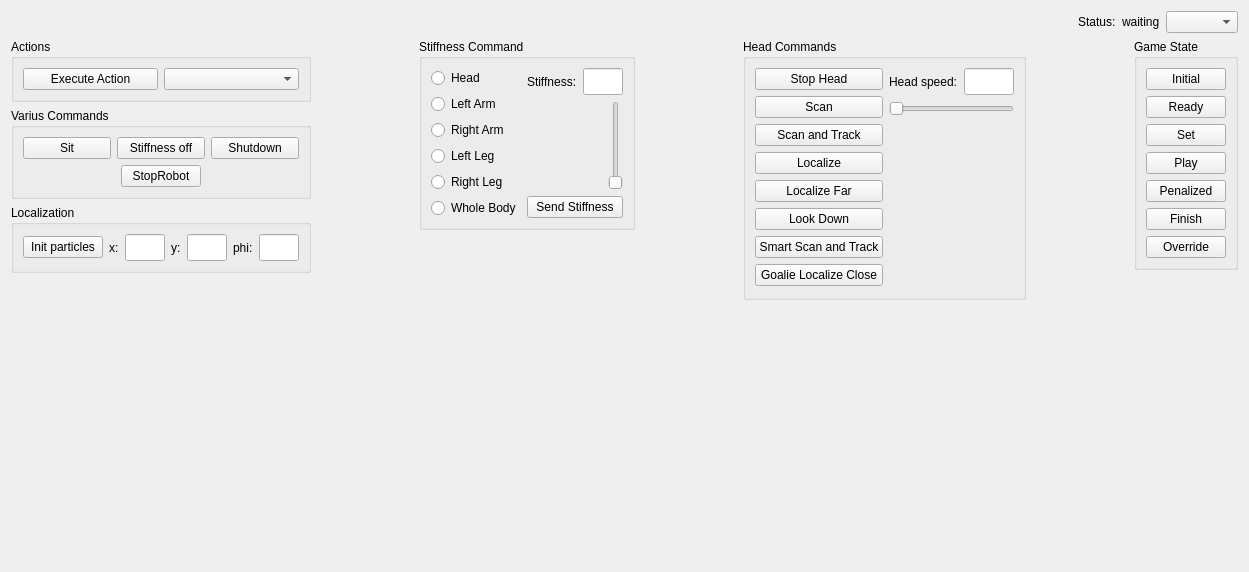
<?xml version="1.0" encoding="UTF-8"?>
<ui version="4.0">
 <class>CommandsController</class>
 <widget class="QWidget" name="CommandsController">
  <property name="geometry">
   <rect>
    <x>0</x>
    <y>0</y>
    <width>1249</width>
    <height>572</height>
   </rect>
  </property>
  <property name="windowTitle">
   <string>Form</string>
  </property>
  <layout class="QGridLayout" name="gridLayout_7">
   <item row="0" column="0">
    <layout class="QVBoxLayout" name="verticalLayout_13">
     <item>
      <layout class="QHBoxLayout" name="horizontalLayout_10">
       <item>
        <spacer name="horizontalSpacer">
         <property name="orientation">
          <enum>Qt::Horizontal</enum>
         </property>
         <property name="sizeHint" stdset="0">
          <size>
           <width>268</width>
           <height>20</height>
          </size>
         </property>
        </spacer>
       </item>
       <item>
        <widget class="QLabel" name="label_4">
         <property name="text">
          <string>Status:</string>
         </property>
        </widget>
       </item>
       <item>
        <widget class="QLabel" name="statusText">
         <property name="text">
          <string>waiting</string>
         </property>
        </widget>
       </item>
       <item>
        <widget class="QComboBox" name="commandComboBox"/>
       </item>
      </layout>
     </item>
     <item>
      <layout class="QHBoxLayout" name="horizontalLayout_7">
       <item>
        <layout class="QVBoxLayout" name="verticalLayout_3">
         <item>
          <widget class="QGroupBox" name="actionGroup">
           <property name="title">
            <string>Actions</string>
           </property>
           <layout class="QGridLayout" name="gridLayout_5">
            <item row="0" column="0">
             <layout class="QHBoxLayout" name="horizontalLayout_4">
              <item>
               <widget class="QPushButton" name="actionPb">
                <property name="text">
                 <string>Execute Action</string>
                </property>
               </widget>
              </item>
              <item>
               <widget class="QComboBox" name="actionCb"/>
              </item>
             </layout>
            </item>
           </layout>
          </widget>
         </item>
         <item>
          <widget class="QGroupBox" name="varGroup">
           <property name="title">
            <string>Varius Commands</string>
           </property>
           <layout class="QGridLayout" name="gridLayout_4">
            <item row="0" column="0">
             <layout class="QVBoxLayout" name="verticalLayout_2">
              <item>
               <layout class="QHBoxLayout" name="horizontalLayout_3">
                <item>
                 <widget class="QPushButton" name="sitPb">
                  <property name="text">
                   <string>Sit</string>
                  </property>
                 </widget>
                </item>
                <item>
                 <widget class="QPushButton" name="stiffnessOffPb">
                  <property name="text">
                   <string>Stiffness off</string>
                  </property>
                 </widget>
                </item>
                <item>
                 <widget class="QPushButton" name="shutdownPb">
                  <property name="text">
                   <string>Shutdown</string>
                  </property>
                 </widget>
                </item>
               </layout>
              </item>
              <item>
               <layout class="QHBoxLayout" name="horizontalLayout_5">
                <item>
                 <spacer name="horizontalSpacer_3">
                  <property name="orientation">
                   <enum>Qt::Horizontal</enum>
                  </property>
                  <property name="sizeHint" stdset="0">
                   <size>
                    <width>40</width>
                    <height>20</height>
                   </size>
                  </property>
                 </spacer>
                </item>
                <item>
                 <widget class="QPushButton" name="stopPb">
                  <property name="text">
                   <string>StopRobot</string>
                  </property>
                 </widget>
                </item>
                <item>
                 <spacer name="horizontalSpacer_4">
                  <property name="orientation">
                   <enum>Qt::Horizontal</enum>
                  </property>
                  <property name="sizeHint" stdset="0">
                   <size>
                    <width>40</width>
                    <height>20</height>
                   </size>
                  </property>
                 </spacer>
                </item>
               </layout>
              </item>
             </layout>
            </item>
           </layout>
          </widget>
         </item>
         <item>
          <widget class="QGroupBox" name="localGroup">
           <property name="title">
            <string>Localization</string>
           </property>
           <layout class="QGridLayout" name="gridLayout_3">
            <item row="0" column="0">
             <layout class="QHBoxLayout" name="horizontalLayout_2">
              <item>
               <widget class="QPushButton" name="initParPb">
                <property name="text">
                 <string>Init particles</string>
                </property>
               </widget>
              </item>
              <item>
               <widget class="QLabel" name="label">
                <property name="text">
                 <string>x:</string>
                </property>
               </widget>
              </item>
              <item>
               <widget class="QLineEdit" name="xText">
                <property name="sizePolicy">
                 <sizepolicy hsizetype="Fixed" vsizetype="Fixed">
                  <horstretch>0</horstretch>
                  <verstretch>0</verstretch>
                 </sizepolicy>
                </property>
                <property name="minimumSize">
                 <size>
                  <width>40</width>
                  <height>27</height>
                 </size>
                </property>
                <property name="maximumSize">
                 <size>
                  <width>40</width>
                  <height>27</height>
                 </size>
                </property>
               </widget>
              </item>
              <item>
               <widget class="QLabel" name="label_2">
                <property name="text">
                 <string>y:</string>
                </property>
               </widget>
              </item>
              <item>
               <widget class="QLineEdit" name="yText">
                <property name="minimumSize">
                 <size>
                  <width>40</width>
                  <height>27</height>
                 </size>
                </property>
                <property name="maximumSize">
                 <size>
                  <width>40</width>
                  <height>27</height>
                 </size>
                </property>
               </widget>
              </item>
              <item>
               <widget class="QLabel" name="label_3">
                <property name="text">
                 <string>phi:</string>
                </property>
               </widget>
              </item>
              <item>
               <widget class="QLineEdit" name="phiText">
                <property name="maximumSize">
                 <size>
                  <width>40</width>
                  <height>27</height>
                 </size>
                </property>
               </widget>
              </item>
             </layout>
            </item>
           </layout>
          </widget>
         </item>
         <item>
          <spacer name="verticalSpacer_5">
           <property name="orientation">
            <enum>Qt::Vertical</enum>
           </property>
           <property name="sizeHint" stdset="0">
            <size>
             <width>20</width>
             <height>40</height>
            </size>
           </property>
          </spacer>
         </item>
        </layout>
       </item>
       <item>
        <spacer name="horizontalSpacer_2">
         <property name="orientation">
          <enum>Qt::Horizontal</enum>
         </property>
         <property name="sizeHint" stdset="0">
          <size>
           <width>40</width>
           <height>20</height>
          </size>
         </property>
        </spacer>
       </item>
       <item>
        <layout class="QVBoxLayout" name="verticalLayout_9">
         <item>
          <widget class="QGroupBox" name="stiffGroup">
           <property name="sizePolicy">
            <sizepolicy hsizetype="Fixed" vsizetype="Fixed">
             <horstretch>0</horstretch>
             <verstretch>0</verstretch>
            </sizepolicy>
           </property>
           <property name="autoFillBackground">
            <bool>false</bool>
           </property>
           <property name="title">
            <string>Stiffness Command</string>
           </property>
           <property name="checkable">
            <bool>false</bool>
           </property>
           <layout class="QGridLayout" name="gridLayout">
            <item row="0" column="0">
             <layout class="QVBoxLayout" name="verticalLayout_10">
              <item>
               <widget class="QRadioButton" name="headRb">
                <property name="text">
                 <string>Head</string>
                </property>
               </widget>
              </item>
              <item>
               <widget class="QRadioButton" name="larmRb">
                <property name="text">
                 <string>Left Arm</string>
                </property>
               </widget>
              </item>
              <item>
               <widget class="QRadioButton" name="rarmRb">
                <property name="text">
                 <string>Right Arm</string>
                </property>
               </widget>
              </item>
              <item>
               <widget class="QRadioButton" name="llegRb">
                <property name="text">
                 <string>Left Leg</string>
                </property>
               </widget>
              </item>
              <item>
               <widget class="QRadioButton" name="rlegRb">
                <property name="text">
                 <string>Right Leg</string>
                </property>
               </widget>
              </item>
              <item>
               <widget class="QRadioButton" name="bodyRb">
                <property name="text">
                 <string>Whole Body</string>
                </property>
               </widget>
              </item>
             </layout>
            </item>
            <item row="0" column="1">
             <layout class="QVBoxLayout" name="verticalLayout_6">
              <item>
               <layout class="QVBoxLayout" name="verticalLayout_5">
                <item>
                 <layout class="QHBoxLayout" name="horizontalLayout_8">
                  <item>
                   <widget class="QLabel" name="label_5">
                    <property name="text">
                     <string>Stiffness:</string>
                    </property>
                   </widget>
                  </item>
                  <item>
                   <widget class="QLineEdit" name="stiffEdit">
                    <property name="enabled">
                     <bool>true</bool>
                    </property>
                    <property name="sizePolicy">
                     <sizepolicy hsizetype="Fixed" vsizetype="Fixed">
                      <horstretch>0</horstretch>
                      <verstretch>0</verstretch>
                     </sizepolicy>
                    </property>
                    <property name="minimumSize">
                     <size>
                      <width>40</width>
                      <height>27</height>
                     </size>
                    </property>
                    <property name="maximumSize">
                     <size>
                      <width>40</width>
                      <height>27</height>
                     </size>
                    </property>
                   </widget>
                  </item>
                 </layout>
                </item>
                <item>
                 <layout class="QHBoxLayout" name="horizontalLayout_9">
                  <item>
                   <spacer name="horizontalSpacer_6">
                    <property name="orientation">
                     <enum>Qt::Horizontal</enum>
                    </property>
                    <property name="sizeHint" stdset="0">
                     <size>
                      <width>40</width>
                      <height>20</height>
                     </size>
                    </property>
                   </spacer>
                  </item>
                  <item>
                   <widget class="QSlider" name="stiffSlider">
                    <property name="maximum">
                     <number>100</number>
                    </property>
                    <property name="singleStep">
                     <number>1</number>
                    </property>
                    <property name="orientation">
                     <enum>Qt::Vertical</enum>
                    </property>
                   </widget>
                  </item>
                 </layout>
                </item>
               </layout>
              </item>
              <item>
               <widget class="QPushButton" name="stiffSend">
                <property name="text">
                 <string>Send Stiffness</string>
                </property>
               </widget>
              </item>
             </layout>
            </item>
           </layout>
          </widget>
         </item>
         <item>
          <spacer name="verticalSpacer_2">
           <property name="orientation">
            <enum>Qt::Vertical</enum>
           </property>
           <property name="sizeHint" stdset="0">
            <size>
             <width>20</width>
             <height>40</height>
            </size>
           </property>
          </spacer>
         </item>
        </layout>
       </item>
       <item>
        <spacer name="horizontalSpacer_5">
         <property name="orientation">
          <enum>Qt::Horizontal</enum>
         </property>
         <property name="sizeHint" stdset="0">
          <size>
           <width>40</width>
           <height>20</height>
          </size>
         </property>
        </spacer>
       </item>
       <item>
        <layout class="QVBoxLayout" name="verticalLayout_12">
         <item>
          <widget class="QGroupBox" name="headGroup">
           <property name="title">
            <string>Head Commands</string>
           </property>
           <layout class="QGridLayout" name="gridLayout_6">
            <item row="0" column="0">
             <layout class="QHBoxLayout" name="horizontalLayout_6">
              <item>
               <layout class="QVBoxLayout" name="verticalLayout_8">
                <item>
                 <widget class="QPushButton" name="stopheadPb">
                  <property name="text">
                   <string>Stop Head</string>
                  </property>
                 </widget>
                </item>
                <item>
                 <widget class="QPushButton" name="justScanPb">
                  <property name="text">
                   <string>Scan</string>
                  </property>
                 </widget>
                </item>
                <item>
                 <widget class="QPushButton" name="scanheadPb">
                  <property name="text">
                   <string>Scan and Track</string>
                  </property>
                 </widget>
                </item>
                <item>
                 <widget class="QPushButton" name="localizeheadPb">
                  <property name="text">
                   <string>Localize</string>
                  </property>
                 </widget>
                </item>
                <item>
                 <widget class="QPushButton" name="localizafarheadPb">
                  <property name="text">
                   <string>Localize Far</string>
                  </property>
                 </widget>
                </item>
                <item>
                 <widget class="QPushButton" name="lookdownheadPb">
                  <property name="text">
                   <string>Look Down</string>
                  </property>
                 </widget>
                </item>
                <item>
                 <widget class="QPushButton" name="smartscanheadPb">
                  <property name="text">
                   <string>Smart Scan and Track</string>
                  </property>
                 </widget>
                </item>
                <item>
                 <widget class="QPushButton" name="goalieLocalizeHeadPb">
                  <property name="text">
                   <string>Goalie Localize Close</string>
                  </property>
                 </widget>
                </item>
               </layout>
              </item>
              <item>
               <layout class="QVBoxLayout" name="verticalLayout_11">
                <item>
                 <layout class="QVBoxLayout" name="verticalLayout_7">
                  <item>
                   <layout class="QHBoxLayout" name="horizontalLayout">
                    <item>
                     <widget class="QLabel" name="label_6">
                      <property name="text">
                       <string>Head speed:</string>
                      </property>
                     </widget>
                    </item>
                    <item>
                     <widget class="QLineEdit" name="headEdit">
                      <property name="enabled">
                       <bool>true</bool>
                      </property>
                      <property name="sizePolicy">
                       <sizepolicy hsizetype="Fixed" vsizetype="Fixed">
                        <horstretch>0</horstretch>
                        <verstretch>0</verstretch>
                       </sizepolicy>
                      </property>
                      <property name="minimumSize">
                       <size>
                        <width>50</width>
                        <height>27</height>
                       </size>
                      </property>
                      <property name="maximumSize">
                       <size>
                        <width>50</width>
                        <height>27</height>
                       </size>
                      </property>
                     </widget>
                    </item>
                   </layout>
                  </item>
                  <item>
                   <widget class="QSlider" name="headSlider">
                    <property name="maximum">
                     <number>100</number>
                    </property>
                    <property name="orientation">
                     <enum>Qt::Horizontal</enum>
                    </property>
                   </widget>
                  </item>
                 </layout>
                </item>
                <item>
                 <spacer name="verticalSpacer">
                  <property name="orientation">
                   <enum>Qt::Vertical</enum>
                  </property>
                  <property name="sizeHint" stdset="0">
                   <size>
                    <width>20</width>
                    <height>40</height>
                   </size>
                  </property>
                 </spacer>
                </item>
               </layout>
              </item>
             </layout>
            </item>
           </layout>
          </widget>
         </item>
         <item>
          <spacer name="verticalSpacer_3">
           <property name="orientation">
            <enum>Qt::Vertical</enum>
           </property>
           <property name="sizeHint" stdset="0">
            <size>
             <width>20</width>
             <height>40</height>
            </size>
           </property>
          </spacer>
         </item>
        </layout>
       </item>
       <item>
        <spacer name="horizontalSpacer_7">
         <property name="orientation">
          <enum>Qt::Horizontal</enum>
         </property>
         <property name="sizeHint" stdset="0">
          <size>
           <width>40</width>
           <height>20</height>
          </size>
         </property>
        </spacer>
       </item>
       <item>
        <layout class="QVBoxLayout" name="verticalLayout_4">
         <item>
          <widget class="QGroupBox" name="gameGroup">
           <property name="title">
            <string>Game State</string>
           </property>
           <layout class="QGridLayout" name="gridLayout_2">
            <item row="0" column="0">
             <layout class="QVBoxLayout" name="verticalLayout">
              <item>
               <widget class="QPushButton" name="initialPb">
                <property name="text">
                 <string>Initial</string>
                </property>
               </widget>
              </item>
              <item>
               <widget class="QPushButton" name="readyPb">
                <property name="text">
                 <string>Ready</string>
                </property>
               </widget>
              </item>
              <item>
               <widget class="QPushButton" name="setPb">
                <property name="text">
                 <string>Set</string>
                </property>
               </widget>
              </item>
              <item>
               <widget class="QPushButton" name="playPb">
                <property name="text">
                 <string>Play</string>
                </property>
               </widget>
              </item>
              <item>
               <widget class="QPushButton" name="penalizedPb">
                <property name="text">
                 <string>Penalized</string>
                </property>
               </widget>
              </item>
              <item>
               <widget class="QPushButton" name="finishPb">
                <property name="text">
                 <string>Finish</string>
                </property>
               </widget>
              </item>
              <item>
               <widget class="QPushButton" name="overridePb">
                <property name="text">
                 <string>Override</string>
                </property>
               </widget>
              </item>
             </layout>
            </item>
           </layout>
          </widget>
         </item>
         <item>
          <spacer name="verticalSpacer_4">
           <property name="orientation">
            <enum>Qt::Vertical</enum>
           </property>
           <property name="sizeHint" stdset="0">
            <size>
             <width>20</width>
             <height>40</height>
            </size>
           </property>
          </spacer>
         </item>
        </layout>
       </item>
      </layout>
     </item>
    </layout>
   </item>
  </layout>
 </widget>
 <resources/>
 <connections/>
</ui>
